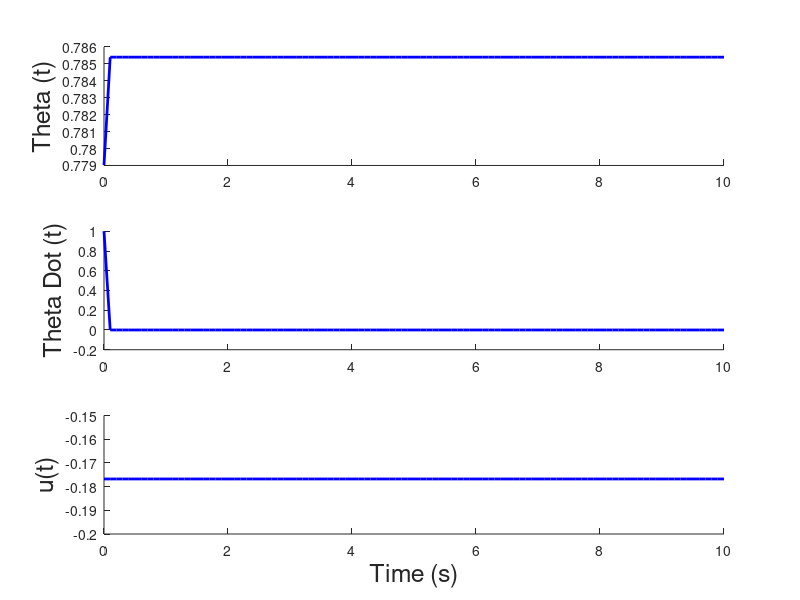
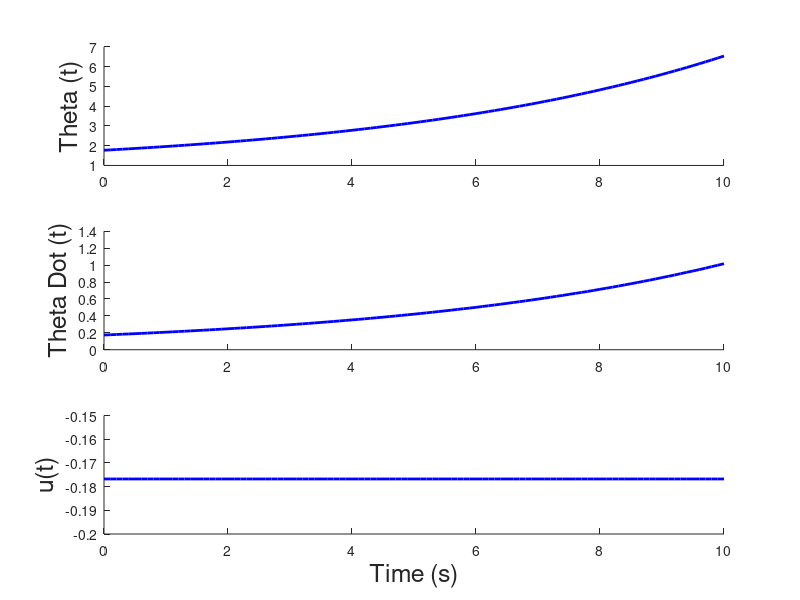
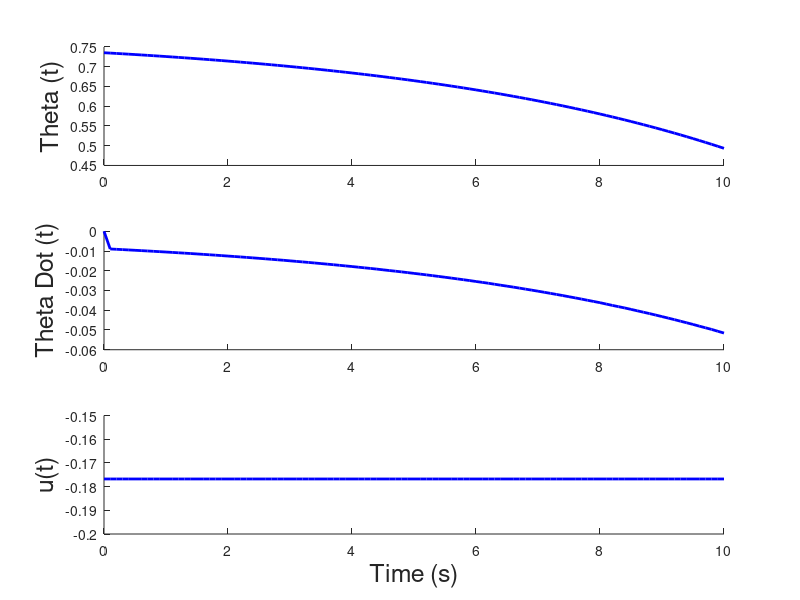

The MATLAB script that drew these images, in order:
function linear_sim()
    %% Initialize the simulation variables
    t0 = 0; % initial time
    dt = 0.1; % time step
    tf = 10.0; % final time
        
    % Set the control input functions
    g = 9.8;
    m = 1/9.8;
    l = 0.25;
    b = 1;

    % Define the equilibrium states
    xeq = [pi/4; 0];
    ueq = b*0 - m*g*l*sin(pi/4);

    delta_u = @(t, x) 0;  
    
    % Set the starting points
    A = [0 1; sqrt(2)*9.8/(2*0.25) -9.8/(0.25^2)];
    [V, ~] = eig(A)
    delta_x0_1 = V(:,2) % State associated with negative eigenvalue
    delta_x0_2 = V(:,1) % State associated with positive eigenvalue
    delta_x0_3 = [-0.05; 0]; % State associated with theta = pi/4 - 0.05, thetad = 0
    delta_x0_list = [delta_x0_1, delta_x0_2, delta_x0_3];
    
    for k = 1:size(delta_x0_list,2)
        % Pull out the state
        delta_x0 = delta_x0_list(:,k);

        %% Simulate and plot the system using ode
        % Simulate the system
        [tvec, delta_xvec] = matlabOde45(delta_x0, t0, dt, tf, delta_u);
        uvec = getControlVector(tvec, delta_xvec, delta_u);

        % Plot the resulting states
        figure;
        plotResults(tvec, delta_xvec, uvec, xeq, ueq, 'b');
    end
end

function u_vec = getControlVector(tvec, xvec, delta_u)
%getControlVector calculate the control vector over the specified time
%interval and state
%
% Inputs:
%   tvec: 1xm vector of time inputs
%   xvec: nxm matrix of states
%   u: function handle that takes time and state as inputs and outputs
%   the control input

    len = size(tvec, 2);
    u_vec = zeros(1, len);
    for k = 1:len
        u_vec(:,k) = delta_u(tvec(k), xvec(:,k));
    end

end

function [tvec, xvec] = matlabOde45(delta_x0, t0, dt, tf, delta_u)
    %MatlabOde45 uses ODE 45 to simulate the state starting at x0 from time
    % t0 to tf
    %
    % Inputs:
    %   delta_x0: nx1 initial state
    %   t0: scalar - initial time
    %   dt: scalar - time increment
    %   tf: scalar - final time
    %   delta_u: function handle that takes time and state as inputs and outputs
    %   the control input
    %
    % Outputs:
    %   tvec: 1xm vector of times associated with the states
    %   xvec: nxm matrix of states where each column is a state at the
    %   associated time in tvec
    
    % Initialize the time
    t = t0:dt:tf;
    
    % Simulate the linear output
    [tvec, xvec] = ode45(@(t,x) f(x,delta_u(t,x)), t, delta_x0);

    % Transpose the outputs to get in the correct form
    tvec = tvec';
    xvec = xvec';    

end

function xdot = f(x, u)
    %f calculates the state dynamics using the current time, state, and
    %control input
    %
    % Inputs:
    %   t: current time
    %   x: current state
    %   u: current control input
    %
    % Ouputs:
    %   xdot: time derivative of x(t)

    % Define the variables
    g = 9.8;
    m = 1/9.8;
    l = 0.25;
    b = 1;
    
    % Linear system matrices
    A = [0 1; sqrt(2)*g/(2*l) -b/(m*l^2)];
    B = [0; 1/(m*l^2)];
    
    % LTI equation
    xdot = A*x + B*u;
end

function plotResults(tvec, delta_xvec, delta_uvec, xeq, ueq, color)
   
    % Build the actual state
    real_state = delta_xvec + xeq;
    real_input = delta_uvec + ueq;
    
    % Plot variables
    fontsize = 18;
    linewidth = 2;
    
    % Plot the resulting states
    subplot(3,1,1); hold on;
    plot(tvec, real_state(1,:), color, 'linewidth', linewidth);
    ylabel('Theta (t)', 'fontsize', fontsize);
    
    subplot(3,1,2); hold on;
    plot(tvec, real_state(2,:), color, 'linewidth', linewidth);
    ylabel('Theta Dot (t)', 'fontsize', fontsize);
    
    subplot(3,1,3); hold on;
    plot(tvec, real_input, color, 'linewidth', linewidth);
    ylabel('u(t)', 'fontsize', fontsize);
    xlabel('Time (s)', 'fontsize', fontsize);
end

